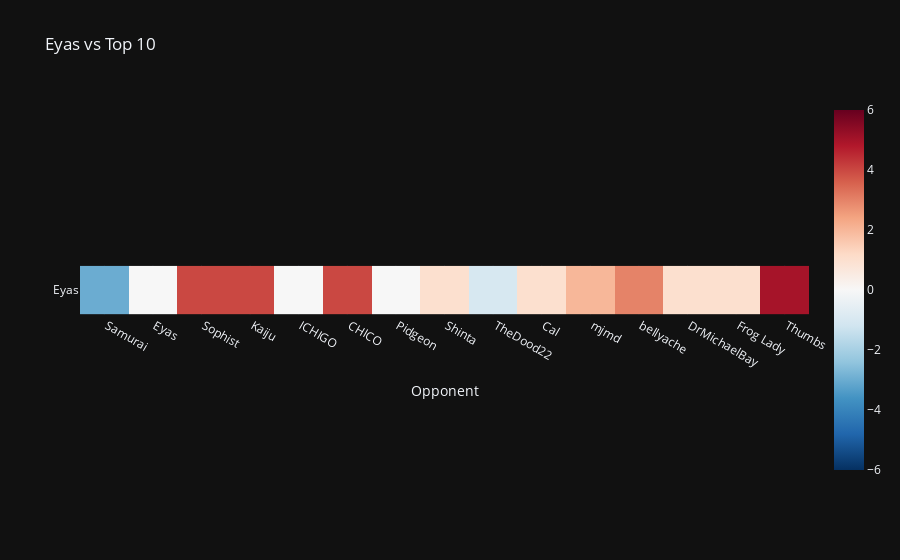

Notebook cell for this chart:
### Code cell
import plotly.express as px
import pandas as pd

# Read data from CSV file
file_path = 'C:\\Users\\eyas1\\OneDrive\\Desktop\\UWM fall 2023 Smash Data\\CCC_H2H.csv'  # Replace with the actual path to your CSV file
df = pd.read_csv(file_path, index_col=0)  # Assuming the first column is the index

# Extract the second row
row_data = df.iloc[1, :]

# Create a DataFrame with only the second row
df_second_row = pd.DataFrame(row_data).transpose()

# Create a heatmap using Plotly Express
fig = px.imshow(df_second_row, color_continuous_scale = 'RdBu_r', range_color = [-6,6],  labels=dict(x='Value', y='Opponent'), title='Eyas vs Top 10',)

fig.update_traces(hovertemplate='Player: %{y}<br>Opponent: %{x}<br>Score: %{z}<extra></extra>') 

# Customize the layout to go up and down
fig.update_layout(
    xaxis_title='Opponent',

    yaxis_title='',

    template = 'plotly_dark'
)


# Show the plot
fig.show()

### Figure 1 — Plotly figure (JSON) as saved in the notebook; plotly's stock layout.template omitted (floating-point values rounded to 4 significant figures)
{"data": [{"coloraxis": "coloraxis", "hovertemplate": "Player: %{y}<br>Opponent: %{x}<br>Score: %{z}<extra></extra>", "name": "0", "type": "heatmap", "x": [" Samurai", " Eyas", " Sophist", " Kaiju", " ICHIGO", " CHICO", " Pidgeon", " Shinta", " TheDood22", " Cal", " mjmd", " bellyache", " DrMichaelBay", " Frog Lady", " Thumbs"], "xaxis": "x", "y": ["Eyas"], "yaxis": "y", "z": [[-3, 0, 4, 4, 0, 4, 0, 1, -1, 1, 2, 3, 1, 1, 5]]}], "layout": {"coloraxis": {"cmax": 6, "cmin": -6, "colorscale": [[0, "rgb(5,48,97)"], [0.1, "rgb(33,102,172)"], [0.2, "rgb(67,147,195)"], [0.3, "rgb(146,197,222)"], [0.4, "rgb(209,229,240)"], [0.5, "rgb(247,247,247)"], [0.6, "rgb(253,219,199)"], [0.7, "rgb(244,165,130)"], [0.8, "rgb(214,96,77)"], [0.9, "rgb(178,24,43)"], [1, "rgb(103,0,31)"]]}, "title": {"text": "Eyas vs Top 10"}, "xaxis": {"anchor": "y", "constrain": "domain", "domain": [0, 1], "scaleanchor": "y", "title": {"text": "Opponent"}}, "yaxis": {"anchor": "x", "autorange": "reversed", "constrain": "domain", "domain": [0, 1], "title": {"text": ""}}}}
